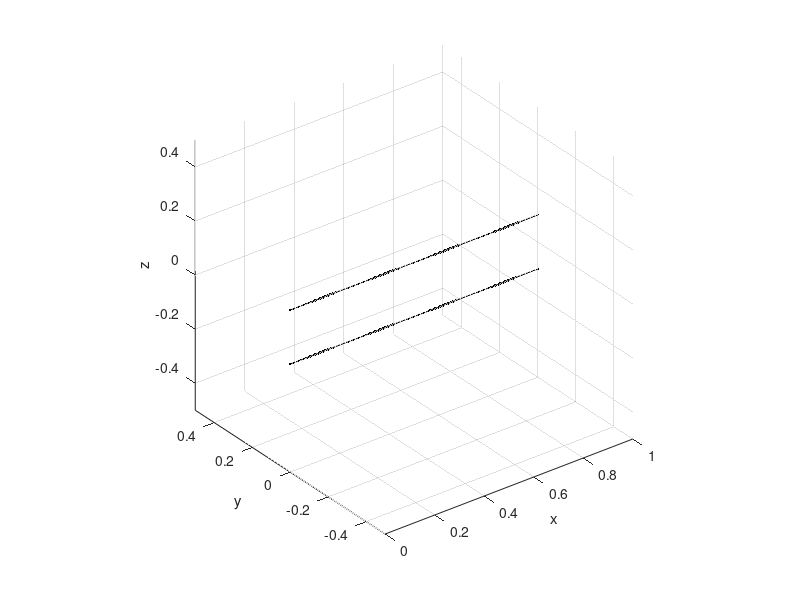

MATLAB code for this plot:
clear
close all
clc
restoredefaultpath
%%
Lumped=[];Lumped.node_start=[];Lumped.node_end=[];Lumped.R=[];Lumped.L=[];Lumped.Cinv=[];Lumped.value=[];
Current_Source=[];Current_Source.node=[];Current_Source.value=[];
%% BEGIN USER SETTINGS
% generate below variable NN (3,nNodes) which contains the coordinate of the stick mesh
long=1; % length of the two_wire_line [m]
dist=0.2; % distance between the two lines [m]
nsp=100; % number of points
NN1=zeros(3,nsp);
NN1(1,:)=linspace(0,long,nsp);
NN1(3,:)=dist*0.5;
NN2=zeros(3,nsp);
NN2(1,:)=linspace(0,long,nsp);
NN2(3,:)=-dist*0.5;
NN=[NN1,NN2];
% generate below variable GG (2,nSticks) which is the edges-nodes incidence matrix
G=[1:nsp-1;2:nsp];
G=[G,G+nsp];
% generate Lumped element (R, L, C, or voltage source elements)
% Lumped(1).node_start=-1; % node1 of the lumped branch (if positive it is a mesh node, if negative is an appended node)
% Lumped(1).node_end=1;  % node2 of the lumped branch (if positive it is a mesh node, if negative is an appended node)
% Lumped(1).R=0; % lumped resitance of the lumped branch
% Lumped(1).L=0; % lumped inductance of the lumped branch
% Lumped(1).Cinv=0; % lumped "inverse of  the capacitance" of the lumped branch
% Lumped(1).value=1; % voltage source value 
% Lumped(2).node_start=-1;
% Lumped(2).node_end=nsp+1;
% Lumped(2).R=0;
% Lumped(2).L=0;
% Lumped(2).Cinv=0;
% generate injected currents
Current_Source(1).node=1; % node where the current is injected 
Current_Source(1).value=1; % value of the injected current
Current_Source(2).node=101;
Current_Source(2).value=-1;
% END USER SETTINGS
%%
nNodes=size(NN,2);
nSticks=size(G,2);
%%
figure(1)
plot3(0,0,0,'r')
hold on
plot3(0,0,0,'g')
plot3(0,0,0,'b')
axis equal
grid on
view(3)
xlabel('x')
ylabel('y')
zlabel('z')
plot3([NN(1,G(1,:));NN(1,G(2,:))],[NN(2,G(1,:));NN(2,G(2,:))],[NN(3,G(1,:));NN(3,G(2,:))],'.-','color','k')
%% 
save data.mat G NN Lumped Current_Source
%%

